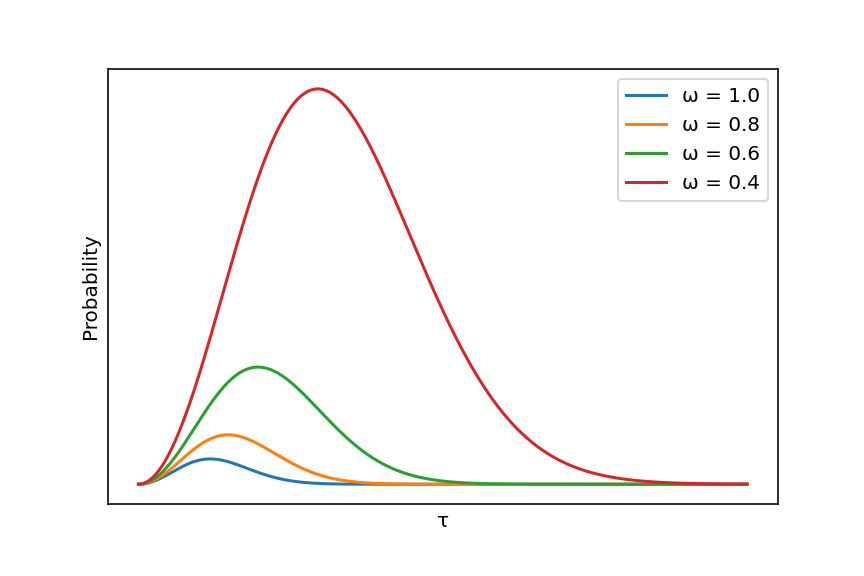

The Python source for this figure:
# -*- coding: utf-8 -*-
"""
Created on Fri May 21 12:56:02 2021

@author: Fidel
"""

import numpy as np
from numpy import pi, exp
import matplotlib.pyplot as plt

def myfn(t, w=1):
    return (t*t/w)*exp(-w*w*t*t/2)

X = np.linspace(0, 12, 1001)
Y1 = myfn(X, 1)
Y2 = myfn(X, 0.8)
Y3 = myfn(X, 0.6)
Y4 = myfn(X, 0.4)
   
plt.plot(X, Y1, label='\u03C9 = 1.0')
plt.plot(X, Y2, label='\u03C9 = 0.8')
plt.plot(X, Y3, label='\u03C9 = 0.6')
plt.plot(X, Y4, label='\u03C9 = 0.4')
plt.xlabel('\u03C4') 
plt.ylabel('Probability')
plt.legend()


ax = plt.gca()
ax.axes.xaxis.set_ticks([])
ax.axes.yaxis.set_ticks([])

plt.grid(True)
plt.savefig('pvt_plot.png', dpi=144)